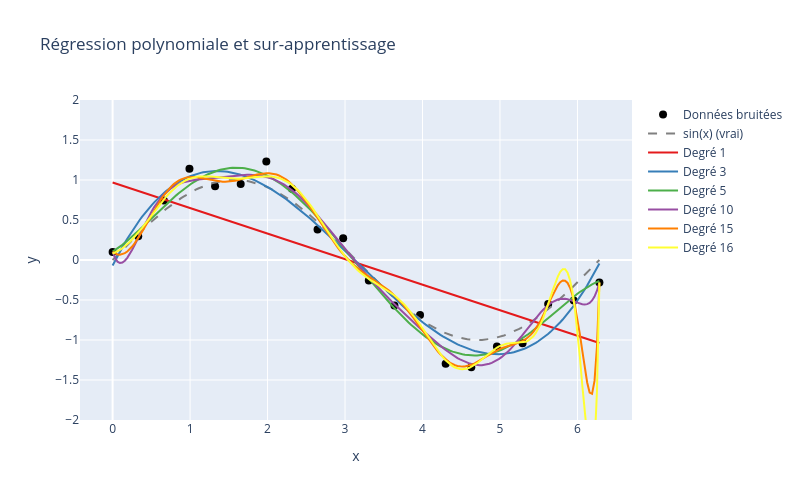

Notebook cell for this chart:
### Markdown cell above
<details>
<summary><b>Correction Exercice 5</b></summary>
</details>

### Code cell
# CORRECTION Exercice 5

np.random.seed(42)
n_points = 20

x_data = np.linspace(0, 2*np.pi, n_points)
y_true = np.sin(x_data)
y_data = y_true + 0.2 * np.random.randn(n_points)

def vandermonde(x, degree):
    return np.column_stack([x**k for k in range(degree + 1)])

# Grille fine pour le tracé
x_fine = np.linspace(0, 2*np.pi, 200)

fig = go.Figure()

# Données
fig.add_trace(go.Scatter(x=x_data, y=y_data, mode='markers',
                         name='Données bruitées', marker=dict(size=8, color='black')))

# Vraie fonction
fig.add_trace(go.Scatter(x=x_fine, y=np.sin(x_fine), mode='lines',
                         name='sin(x) (vrai)', line=dict(dash='dash', color='gray')))

# Polynômes de différents degrés
degrees = [1, 3, 5, 10, 15,16]
colors = px.colors.qualitative.Set1

print("Régression polynomiale :")
print(f"{'Degré':>6} | {'Erreur train':>12} | {'Conditionnement':>15}")
print("-" * 40)

for i, d in enumerate(degrees):
    A = vandermonde(x_data, d)
    coeffs = np.linalg.lstsq(A, y_data, rcond=None)[0]
    
    # Prédiction
    y_pred_train = vandermonde(x_data, d) @ coeffs
    y_pred_fine = vandermonde(x_fine, d) @ coeffs
    
    # Erreur d'entraînement
    train_error = np.linalg.norm(y_data - y_pred_train) / np.sqrt(n_points)
    cond = np.linalg.cond(A)
    
    print(f"{d:>6} | {train_error:>12.4f} | {cond:>15.2e}")
    
    fig.add_trace(go.Scatter(x=x_fine, y=y_pred_fine, mode='lines',
                             name=f'Degré {d}', line=dict(color=colors[i % len(colors)])))

fig.update_layout(title='Régression polynomiale et sur-apprentissage',
                  xaxis_title='x', yaxis_title='y',
                  width=800, height=500, yaxis_range=[-2, 2])
fig.show()

print("\nObservation : degré élevé => sur-apprentissage + mauvais conditionnement")

### Figure 1 — Plotly figure (JSON) as saved in the notebook; plotly's stock layout.template omitted (floating-point values rounded to 4 significant figures; data arrays with more than 128 entries replaced by an {"elided": "..."} marker saying what was removed)
{"data": [{"marker": {"color": "black", "size": 8}, "mode": "markers", "name": "Données bruitées", "type": "scatter", "x": [0.0, 0.3307, 0.6614, 0.9921, 1.323, 1.653, 1.984, 2.315, 2.646, 2.976, 3.307, 3.638, 3.968, 4.299, 4.63, 4.96, 5.291, 5.622, 5.952, 6.283], "y": [0.09934, 0.297, 0.7438, 1.142, 0.9226, 0.9498, 1.232, 0.8892, 0.3821, 0.2731, -0.2573, -0.5691, -0.6873, -1.298, -1.342, -1.082, -1.04, -0.5514, -0.5063, -0.2825]}, {"line": {"color": "gray", "dash": "dash"}, "mode": "lines", "name": "sin(x) (vrai)", "type": "scatter", "x": {"elided": "200 float values"}, "y": {"elided": "200 float values"}}, {"line": {"color": "rgb(228,26,28)"}, "mode": "lines", "name": "Degré 1", "type": "scatter", "x": {"elided": "200 float values"}, "y": {"elided": "200 float values"}}, {"line": {"color": "rgb(55,126,184)"}, "mode": "lines", "name": "Degré 3", "type": "scatter", "x": {"elided": "200 float values"}, "y": {"elided": "200 float values"}}, {"line": {"color": "rgb(77,175,74)"}, "mode": "lines", "name": "Degré 5", "type": "scatter", "x": {"elided": "200 float values"}, "y": {"elided": "200 float values"}}, {"line": {"color": "rgb(152,78,163)"}, "mode": "lines", "name": "Degré 10", "type": "scatter", "x": {"elided": "200 float values"}, "y": {"elided": "200 float values"}}, {"line": {"color": "rgb(255,127,0)"}, "mode": "lines", "name": "Degré 15", "type": "scatter", "x": {"elided": "200 float values"}, "y": {"elided": "200 float values"}}, {"line": {"color": "rgb(255,255,51)"}, "mode": "lines", "name": "Degré 16", "type": "scatter", "x": {"elided": "200 float values"}, "y": {"elided": "200 float values"}}], "layout": {"height": 500, "title": {"text": "Régression polynomiale et sur-apprentissage"}, "width": 800, "xaxis": {"title": {"text": "x"}}, "yaxis": {"range": [-2, 2], "title": {"text": "y"}}}}
